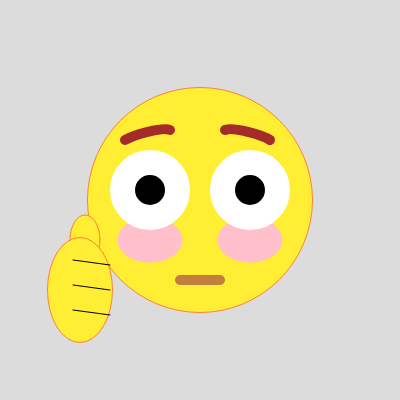
Frame 1 (no input)
Frame 2 (the mouse pressed at the canvas centre, redrawn once): identical to frame 1, image omitted

The p5.js sketch that drew this single still picture (run headless with seeded random() and noise() and a simulated clock; the mouse was pressed at the canvas centre and the sketch redrawn once):

// p5.js sketch
// ── sketch.js
/*
 * I chose the embarrased emoji because thats probably the one that i use the most. 
 * I apporached this making the base emoji face and then layering all the shapes on top of it.
 * I had to code the blush above the eyes so it could be layered behind, creating a more realisitc effect.
 */

function setup() {
  // create a canvas
  createCanvas(400, 400);

  // disable animation
  noLoop();
}

function draw() {
  background(220);
  rectMode(CENTER);

//base emoji face
  stroke(255, 128, 51);
  fill(255, 238, 51);
  circle(200,200,225); 
  //blush
  stroke('pink');
  strokeWeight(5);
  fill('pink');
  ellipse (150,240,60,40,50);
  ellipse(250,240,60,40,50);
//eyes
  stroke('white');
  fill('white');
  circle(150,190,75);
  circle(250,190,75);
//pupils
  stroke('black');
  fill('black');
  circle(150,190,25);
  circle(250,190,25);
//eyebrows
  stroke('brown');
  strokeWeight(10);
  fill('brown');
  curve(120,160,125,140,170,130,170,160);
  curve(220,160,225,130,270,140,270,160);
//mouth
  strokeWeight(10);
  fill(195, 126, 62);
  stroke(195, 126, 62)
  line(180,280,220,280); 
//
  strokeWeight(1);
  stroke(255, 128, 51);
  fill(255, 238, 51);
  ellipse(85,240,30,50);
  ellipse(80,290,65,105);
  stroke('black');
  line(73,260,110,265);
  line(73,285,110,290);
  line(73,310,110,315);
}
